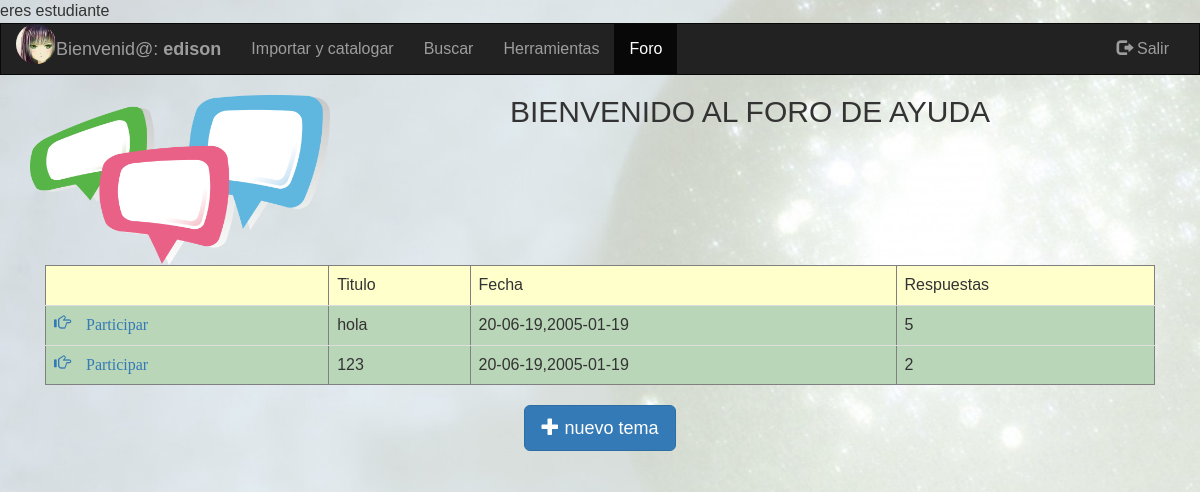
/sgoa/aplicacion/modulos_comunes/index.php (signed in), run on the app's committed database.
### tables this page shows
CREATE TABLE `estudiante` (
  `idestudiante` int(11) NOT NULL,
  `ci` varchar(45) DEFAULT NULL,
  `nombres` varchar(45) DEFAULT NULL,
  `apellidos` varchar(45) DEFAULT NULL,
  `carrera` varchar(45) DEFAULT NULL,
  `id_facultad` int(11) DEFAULT NULL,
  `mail` varchar(45) DEFAULT NULL,
  `id_usuario` int(11) DEFAULT NULL,
  `ruta_imagen` varchar(100) DEFAULT NULL
);

CREATE TABLE `foro` (
  `ID` int(10) UNSIGNED NOT NULL,
  `autor` varchar(50) NOT NULL,
  `titulo` varchar(50) NOT NULL,
  `mensaje` text NOT NULL,
  `fecha` date NOT NULL,
  `respuestas` int(10) NOT NULL DEFAULT '0',
  `identificador` int(10) NOT NULL DEFAULT '0',
  `ult_respuesta` date DEFAULT NULL,
  `user_id` int(11) DEFAULT NULL
);

### sgoa/aplicacion/clases_negocio/funciones_oa_estudiante.php (called while the page is built, shortened)
<?php
function obtener_imagen_es($usuario) {
    $conexion = new Conexion();
    $statement = 'select es.ruta_imagen from usuario as us, estudiante as es where us.idUsuario=es.id_usuario and us.usuario=?';
    $consulta = $conexion->prepare($statement);
    $consulta->setFetchMode(PDO::FETCH_ASSOC);
    $consulta->execute([$usuario]);
    if ($consulta->rowCount() != 0) {
        $fila = $consulta->fetch();
        $imagen = $fila['ruta_imagen'];
    }
    if (isset($imagen)) {
        return $imagen;
    } else {
        return null;
    }
}
?>

### sgoa/aplicacion/modulos_comunes/index.php (the view, shortened to what this page needs)
<?php
 $usr=0;
if (@!$_SESSION['usuario']) {
    header("Location:../../index2.php");
} elseif ($_SESSION['tipo_usuario'] == 'EST') {
    $usr=1;
} elseif ($_SESSION['tipo_usuario'] == 'ADM') {
    echo "eres administrador";
}
?>
<!DOCTYPE html PUBLIC "-//W3C//DTD XHTML 1.0 Transitional//EN" "http://www.w3.org/TR/xhtml1/DTD/xhtml1-transitional.dtd">
<html xmlns="http://www.w3.org/1999/xhtml" lang="es">
    <head>
        <link rel="stylesheet" href="../../plugins/bootstrap/css/bootstrap.min.css"></link>
        <link href="../../estilos/estilosHerramientas.css" rel="stylesheet" type="text/css"/>
        <link href="../../intro.js/introjs.css" rel="stylesheet">
    </head>
    <body>
        <nav class="navbar navbar-inverse">
            <div class="container-fluid">
                <div class="navbar-header">
                    <div class="pull-left image">
                        <?php
                            if($usr==1){
                                require_once'../clases_negocio/funciones_oa_estudiante.php';
                            echo "<img id='imgId' src='". obtener_imagen_es($_SESSION['usuario']) . "' width='40' height='40' class='img-circle'>";
                            }else{
                                require_once'../clases_negocio/funciones_oa_profesor.php';
                                echo "<img id='imgId' src='". obtener_imagen_pro($_SESSION['usuario']) . "' width='40' height='40' class='img-circle'>";
                            }
                        ?>
                    </div>
                    <a class="navbar-brand" href="#"> Bienvenid@: <strong><?php echo $_SESSION['usuario'] ?></strong></a>
                </div>
                <div class="collapse navbar-collapse" id="myNavbar">
                    <ul class="nav navbar-nav">
                        <li><a href="../modulos_profesor/pro_importar_catalogar.php">Importar y catalogar</a></li>
                        <li><a data-step="3" data-intro="Puedes Buscar tus objetos de aprendizaje aquí" href="../modulos_profesor/pro_buscar.php">Buscar</a></li>
                        <li><a data-step="4" data-intro="Puedes encontrar herramientas útiles para crear tus objetos de aprendizaje aquí" href="../modulos_profesor/pro_herramientas.php">Herramientas</a></li>
                        <li class="active"><a data-step="5" data-intro="Puedes encontrar o crear temas de discucion" href="../modulos_comunes/index.php">Foro</a></li>
                    </ul>
                    <ul class="nav navbar-nav navbar-right">
                        <li><a href="../../aplicacion/desconectar_sesion.php"><span class="glyphicon glyphicon-log-out"></span> Salir</a></li>
                    </ul>
                </div>
            </div>
        </nav>
        <div class="container text-center">
            <div class="row content">
                <div class="col-sm-12 text-center">
                    <h2> <img src="../../images/foro.png"style="float:left;width:300px;height:170px">BIENVENIDO AL FORO DE AYUDA</h2>
                    <div class="container-fluid" >
                        <table  class="table table-striped"border ="1|1" class="table table-bordered" id="tabla">
                            <thead style="background-color:#FFFFCC">
                                <tr>
                                    <td ></td>
                                    <td>Titulo</td>
                                    <td>Fecha</td>
                                    <td>Respuestas</td>
                                </tr>
                            </thead>
                    </div>
                        <?php
                            include("conexionBD.php");
                            $query = "SELECT * FROM  foro WHERE identificador = 0 ORDER BY fecha DESC";
                            $result = $mysqli->query($query);
                            while($row = mysqli_fetch_array($result, MYSQLI_ASSOC)){
                                $id = $row['ID'];
                                $titulo = $row['titulo'];
                                $fecha = $row['fecha'];
                                $respuestas = $row['respuestas'];
                                echo "<tr style='background-color:#BAD6B8'>";
                                    echo "<td><a href='foro.php?id=$id'><span class='glyphicon glyphicon-hand-right'> Participar</a></td>";
                                    echo "<td>$titulo</td>";
                                    echo "<td>".date("d-m-y,$fecha")."</td>";
                                    echo "<td>$respuestas</td>";
                                echo "</tr>";
                            }
                        ?>
                        <a type="button" class="btn btn-lg btn-primary" href="formulario.php"><i class='glyphicon glyphicon-plus'></i> nuevo tema </a>
                </div>
            </div>
        </div>
    </body>
</html>

### sgoa/estilos/estilosHerramientas.css (style rules this page uses)
.navbar { margin-bottom: 0; border-radius: 0; }
.row.content { height: 390px }
body { background-color: #FFFFCC; background-image: url("../images/fondotot.jpg"); background-repeat: no-repeat; background-position: center center; background-attachment: fixed; background-size: cover; font-family: 'Catamaran', sans-serif; font-size: 16px; position: relative; }

### sgoa/aplicacion/modulos_comunes/index.php (style rules this page uses)
.navbar { margin-bottom: 0; border-radius: 0; }
.row.content { height: 390px }
html { min-height: 100%; position: relative; }
body { margin:0; margin-bottom: 40px; }

### data on the page
estudiante: ruta_imagen (picture)
foro: titulo "hola", respuestas "5"
foro: titulo "123", respuestas "2"

### other printed values
$_SESSION['usuario'] "edison"
